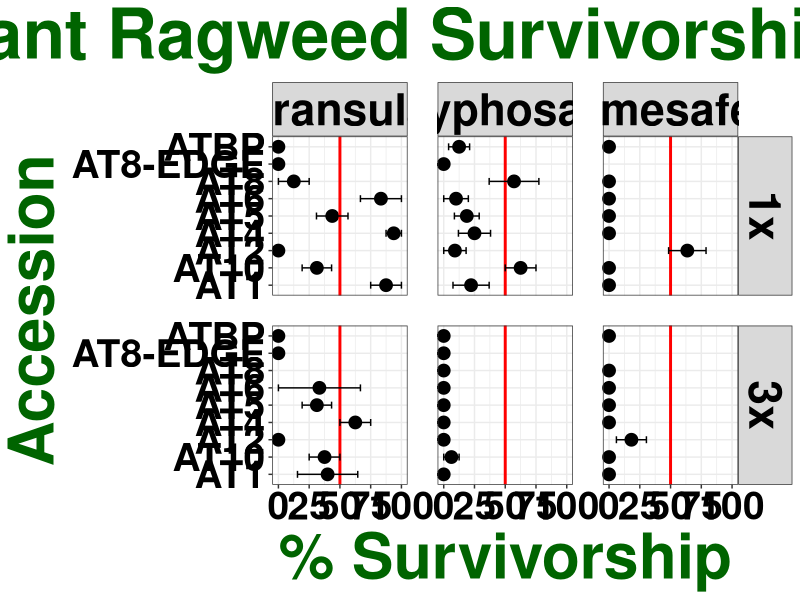

Reproduce this figure in R. (Note: this script raises an error after producing the figure.)
## ---- chunk 1

knitr::opts_chunk$set(echo = TRUE)
library(dplyr)
library(ggplot2)
library(ggpubr)
library(car)

## ---- chunk 2

giant_rag <- read.csv("All POST_Reduction.csv")

str(giant_rag)

giant_rag$run <- as.factor(giant_rag$run)

giant_rag$pop <- as.factor(giant_rag$pop)

giant_rag$herb <- as.factor(giant_rag$herb)

giant_rag$rate <- as.factor(giant_rag$rate)

giant_rag$rep <- as.factor(giant_rag$rep)

str(giant_rag)

## ---- chunk 3

summary <- giant_rag %>% 
  group_by(pop, herb, rate) %>% 
  summarise(n = sum(!is.na(surv)), 
            mean = mean(surv, na.rm = TRUE), 
            sd = sd(surv, na.rm = TRUE),
            se = sd / sqrt(n),
            CI = qnorm(1- 0.05/2) * se)

summary$herb <- factor(summary$herb,
                       levels = c("cloransulam", "glyphosate", "fomesafen"))

summary

## ---- chunk 4

ggplot(summary, aes(x = mean*100, y = pop)) + 
  geom_point(size = 4) + 
  geom_vline(xintercept = 50, size = 1, colour = "red") +
  geom_errorbar(aes(xmin = (mean*100) - (se*100), xmax = (mean*100) + (se*100), width = 0.4)) + 
  facet_grid(rate ~ herb, labeller = label_value) +
  labs(title = "Giant Ragweed Survivorship - POST", x = "% Survivorship", y = "Accession") + 
  theme_bw() + 
  theme (plot.title = element_text(face = "bold", hjust = 0.5, size = 50, colour = "darkgreen"), 
         axis.title = element_text(face = "bold", size = 45, colour = "darkgreen"), 
         axis.text = element_text(face = "bold", size = 28, colour = "black"),
         strip.text = element_text(face = "bold", size = 32, colour = "black"),
         panel.spacing = unit(1.5, "lines")) +
  ggsave("RAW SURV_POPxHERBxRATE.jpeg", units = "in", width = 22, height = 15, dpi = 600)

